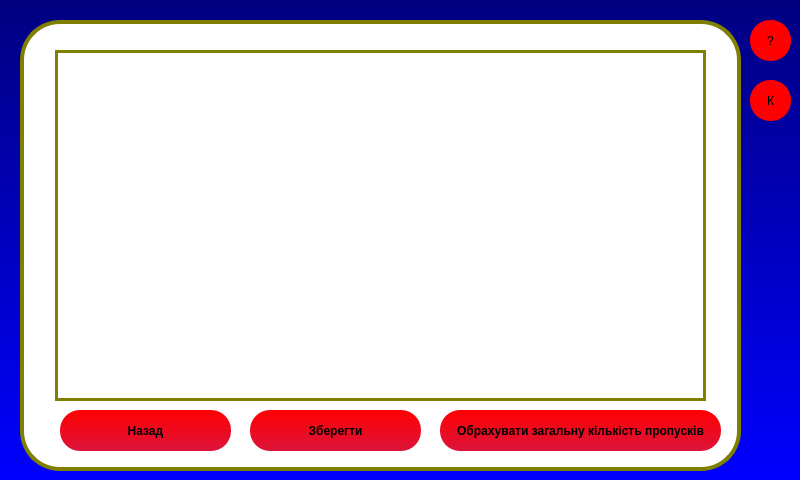
<?xml version="1.0" encoding="UTF-8"?>
<ui version="4.0">
 <class>MainWindow</class>
 <widget class="QMainWindow" name="MainWindow">
  <property name="geometry">
   <rect>
    <x>0</x>
    <y>0</y>
    <width>800</width>
    <height>480</height>
   </rect>
  </property>
  <property name="minimumSize">
   <size>
    <width>800</width>
    <height>480</height>
   </size>
  </property>
  <property name="maximumSize">
   <size>
    <width>800</width>
    <height>480</height>
   </size>
  </property>
  <property name="windowTitle">
   <string>MainWindow</string>
  </property>
  <property name="styleSheet">
   <string notr="true">#frame
{
border: 4px solid olive;
border-radius: 40px;
background: white;
}
QMainWindow
{
	background: QLinearGradient(x1: 0, y1: 0, x2: 0, y2: 1, stop: 0 #000080, stop: 1 #0000FF);
	font-family: century gothic
}
QToolButton
{
	border-radius: 20px;
	background: red;
}
QLabel
{
	border: 0px;
	font-weight: bold;
	font-size: 15px;
	background: white;
}
QPushButton
{
	background: #FF0000;
	border-radius: 20px;
	font-weight: bold;
	font-size: 12px;
	background: QLinearGradient(x1: 0, y1: 0, x2: 0, y2: 1, stop: 0 #FF0000, stop: 1 #DC143C)
	
}
QLineEdit
{
	background: QLinearGradient(x1: 0, y1: 0, x2: 0, y2: 1, stop: 0 #C0C0C0, stop: 1 #DCDCDC)
}
QTableWidget
{
	border: 3px solid olive;
	background: white;
}</string>
  </property>
  <widget class="QWidget" name="centralwidget">
   <widget class="QFrame" name="frame">
    <property name="geometry">
     <rect>
      <x>20</x>
      <y>20</y>
      <width>721</width>
      <height>451</height>
     </rect>
    </property>
    <property name="frameShape">
     <enum>QFrame::StyledPanel</enum>
    </property>
    <property name="frameShadow">
     <enum>QFrame::Raised</enum>
    </property>
    <widget class="QLabel" name="label_5">
     <property name="geometry">
      <rect>
       <x>290</x>
       <y>70</y>
       <width>201</width>
       <height>41</height>
      </rect>
     </property>
     <property name="text">
      <string/>
     </property>
    </widget>
    <widget class="QLabel" name="label_7">
     <property name="geometry">
      <rect>
       <x>290</x>
       <y>210</y>
       <width>201</width>
       <height>41</height>
      </rect>
     </property>
     <property name="text">
      <string/>
     </property>
    </widget>
    <widget class="QPushButton" name="pushButton">
     <property name="geometry">
      <rect>
       <x>420</x>
       <y>390</y>
       <width>281</width>
       <height>41</height>
      </rect>
     </property>
     <property name="text">
      <string>Обрахувати загальну кількість пропусків</string>
     </property>
    </widget>
    <widget class="QPushButton" name="pushButton_2">
     <property name="geometry">
      <rect>
       <x>40</x>
       <y>390</y>
       <width>171</width>
       <height>41</height>
      </rect>
     </property>
     <property name="text">
      <string>Назад</string>
     </property>
    </widget>
    <widget class="QTableWidget" name="tableWidget">
     <property name="geometry">
      <rect>
       <x>35</x>
       <y>30</y>
       <width>651</width>
       <height>351</height>
      </rect>
     </property>
     <property name="sizePolicy">
      <sizepolicy hsizetype="Expanding" vsizetype="Expanding">
       <horstretch>0</horstretch>
       <verstretch>0</verstretch>
      </sizepolicy>
     </property>
     <attribute name="horizontalHeaderCascadingSectionResizes">
      <bool>false</bool>
     </attribute>
     <attribute name="verticalHeaderShowSortIndicator" stdset="0">
      <bool>false</bool>
     </attribute>
    </widget>
    <widget class="QLabel" name="label">
     <property name="geometry">
      <rect>
       <x>300</x>
       <y>10</y>
       <width>191</width>
       <height>20</height>
      </rect>
     </property>
     <property name="text">
      <string/>
     </property>
    </widget>
    <widget class="QPushButton" name="pushButton_3">
     <property name="geometry">
      <rect>
       <x>230</x>
       <y>390</y>
       <width>171</width>
       <height>41</height>
      </rect>
     </property>
     <property name="text">
      <string>Зберегти</string>
     </property>
    </widget>
   </widget>
   <widget class="QToolButton" name="toolButton">
    <property name="geometry">
     <rect>
      <x>750</x>
      <y>20</y>
      <width>41</width>
      <height>41</height>
     </rect>
    </property>
    <property name="text">
     <string>?</string>
    </property>
   </widget>
   <widget class="QToolButton" name="toolButton_2">
    <property name="geometry">
     <rect>
      <x>750</x>
      <y>80</y>
      <width>41</width>
      <height>41</height>
     </rect>
    </property>
    <property name="text">
     <string>К</string>
    </property>
   </widget>
  </widget>
 </widget>
 <resources/>
 <connections/>
</ui>
